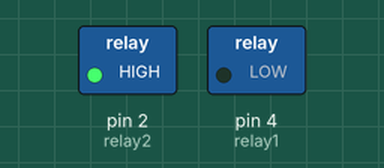
Recording of a sketch running on a simulated Arduino Uno, built with avr-gcc and run on an emulated ATmega328P. On the bench: switched loads named in the sketch (green lamp = pin HIGH).

Above: at 2.5 s.
At 7.5 s:
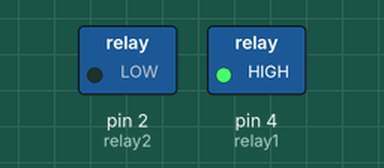
Timing chart, 0 to 13.0 s (numbered marks = the images above):
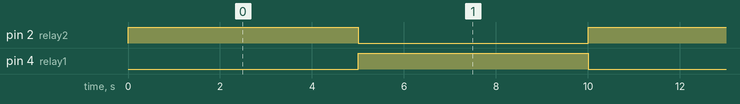

The sketch:

Timed_relay.ino
```cpp
const int relay1 = 4; // D4
const int relay2 = 2; // D2

void setup() {
  pinMode(relay1, OUTPUT);
  pinMode(relay2, OUTPUT);

  digitalWrite(relay1, HIGH); // OFF
  digitalWrite(relay2, HIGH); // OFF
}

void loop() {

  Serial.begin(115200);

  // Relay 1 ON
  digitalWrite(relay1, LOW);
  digitalWrite(relay2, HIGH);
  delay(5000);

  // Relay 2 ON
  digitalWrite(relay1, HIGH);
  digitalWrite(relay2, LOW);
  delay(5000);
}
```

Measured:
- by itself, pin 2 (relay2), pin 4 (relay1): alternates HIGH for 5.0 s and LOW for 5.0 s
